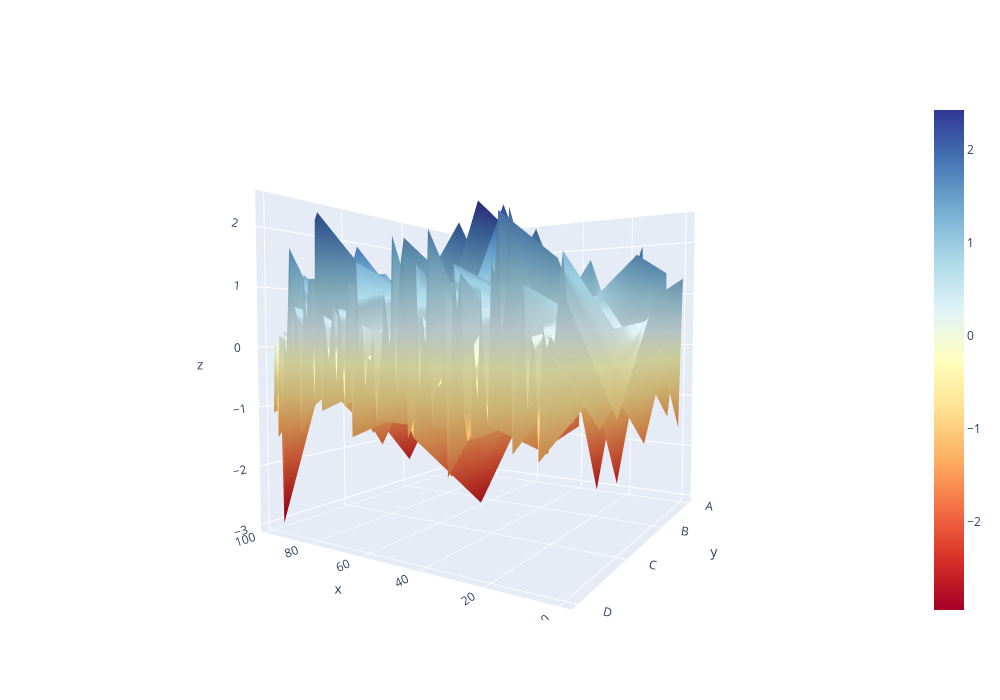

The notebook cell saved with this chart:
### Code cell
df1.iplot(
    kind='surface', 
    colorscale='rdylbu', 
    layout=dict(width=1000, height=700)  # Increase size
)

### Figure 1 — Plotly figure (JSON) as saved in the notebook; plotly's stock layout.template omitted (floating-point values rounded to 4 significant figures; data arrays with more than 128 entries replaced by an {"elided": "..."} marker saying what was removed)
{"data": [{"colorscale": [[0, "rgb(165,0,38)"], [0.1, "rgb(215,48,39)"], [0.2, "rgb(244,109,67)"], [0.3, "rgb(253,174,97)"], [0.4, "rgb(254,224,144)"], [0.5, "rgb(255,255,191)"], [0.6, "rgb(224,243,248)"], [0.7, "rgb(171,217,233)"], [0.8, "rgb(116,173,209)"], [0.9, "rgb(69,117,180)"], [1, "rgb(49,54,149)"]], "type": "surface", "x": [0, 1, 2, 3, 4, 5, 6, 7, 8, 9, 10, 11, 12, 13, 14, 15, 16, 17, 18, 19, 20, 21, 22, 23, 24, 25, 26, 27, 28, 29, 30, 31, 32, 33, 34, 35, 36, 37, 38, 39, 40, 41, 42, 43, 44, 45, 46, 47, 48, 49, 50, 51, 52, 53, 54, 55, 56, 57, 58, 59, 60, 61, 62, 63, 64, 65, 66, 67, 68, 69, 70, 71, 72, 73, 74, 75, 76, 77, 78, 79, 80, 81, 82, 83, 84, 85, 86, 87, 88, 89, 90, 91, 92, 93, 94, 95, 96, 97, 98, 99], "y": ["A", "B", "C", "D"], "z": {"elided": "4x100 float values"}}], "layout": {"height": 700, "scene": {"aspectmode": "auto", "aspectratio": {"x": 1, "y": 1, "z": 1}, "camera": {"center": {"x": 0, "y": 0, "z": 0}, "eye": {"x": -1.039, "y": 1.705, "z": 0.0924}, "projection": {"type": "perspective"}, "up": {"x": -0.02616, "y": -0.01689, "z": 0.9995}}}, "width": 1000}}
